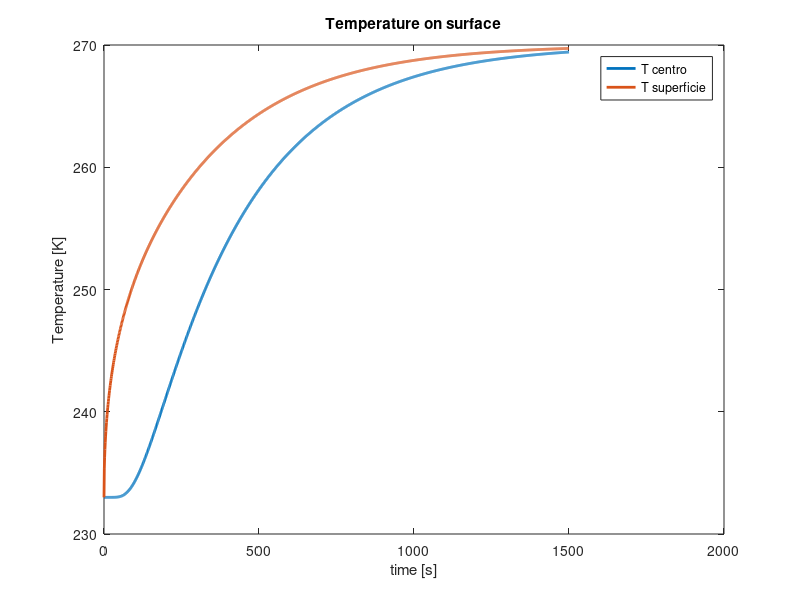

The MATLAB script that drew this image:
% Esame del 2 febbraio 2024 punto b - turno mattino 
% Simone Canevarolo
% S269893

clear all
close all
clc

raggio = 20e-2; % m
alt = 7500; % m
vv = 5; % m/s
T0 = -40+273; % K
hh = 100; % W/m^2/K
Tair = 270; % K

rovol = 1e3; % kg/m^3

kk = @(T) 5.*(T./T0); % W/m/K

cp = @(T) 670 + 1.2*(T-233); % J/kg/K


dr = 1e-3; % m
rr = (0:dr:raggio/2)';
Nr = length(rr);

dt = 1; % s
tmax = alt/vv; % s
tt = (0:dt:tmax);
Nt = length(tt);

Tm = T0*ones(Nr,1);
Tcentro = T0*ones(Nt,1);
Tsup = T0*ones(Nt,1);


for ii = 2:Nt

    aa = kk(Tm)*dt/dr^2/rovol./cp(Tm);
    
    sub_diag = -aa.*(1-dr./rr);
    main_diag = 1+2.*aa;
    sup_diag = -aa.*(1+dr./rr);
    
    Band = [[sub_diag(2:end);0], main_diag, [0;sup_diag(1:end-1)]];
    
    AA = spdiags(Band,-1:1,Nr,Nr);
    
    bb = Tm;

    AA(1,1) = -1;
    AA(1,2) = 1;
    bb(1) = 0;

    AA(end,end-1) = -kk(Tm(end))/dr;
    AA(end,end) = hh+kk(Tm(end))/dr;
    bb(end) = hh*Tair;
    
    TT = AA\bb;

    Tcentro(ii) = TT(1);
    Tsup(ii) = TT(end);

    Tm = TT;

end


figure(1)
plot(tt,Tcentro,'LineWidth',2)
title('Temperature at the center')
xlabel('time [s]')
ylabel('Temperature [K]')
hold on
plot(tt,Tsup,'LineWidth',2)
title('Temperature on surface')
xlabel('time [s]')
ylabel('Temperature [K]')
legend('T centro','T superficie','Location','best')
